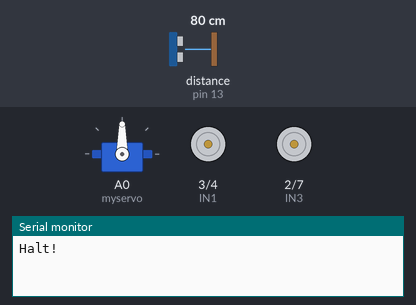
The sketch below on a simulated Arduino Uno, built with avr-gcc and run on an emulated ATmega328P. Shown: servo, motor-driver pin pairs drawn as motors (green arrow = first pin HIGH = forward, orange = second pin HIGH = backward, longer = more drive, scaled by the enable pin), the last lines printed to the serial monitor. Wiring (inferred from the names in the program): ultrasonic range finder: trigger pin 12; echo pin 13. The test bench sets the inputs (shaded band); at power-on: distance to the obstacle (sensor on pin 13) 80 cm. The echo pulse lasts 58.3 µs per cm.

Above: at 0.05 s.
At 3.0 s:
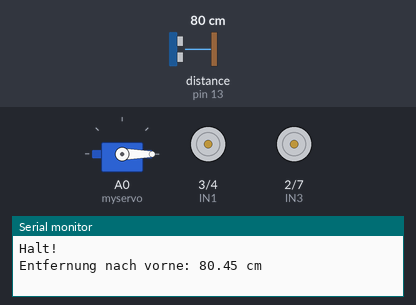
At 6.0 s:
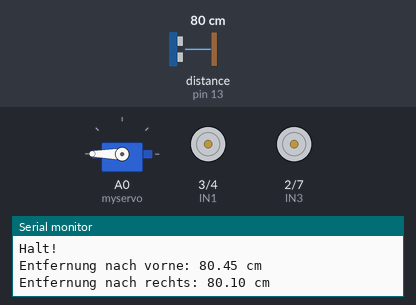
At 12.0 s:
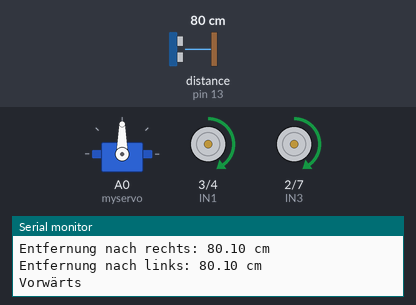
Timing chart, 0 to 18.2 s (numbered marks = the images above):
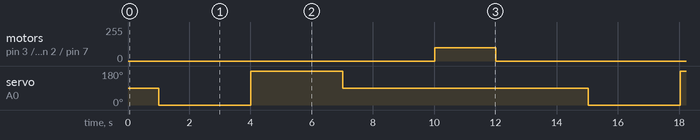

Measured:
- by itself, motor on pin 3 (IN1) / pin 4 (IN2), motor on pin 2 (IN3) / pin 7 (IN4): alternates forward 100/255 for 2.0 s and stopped for 12.0 s
- by itself, servo on A0 (myservo): repeats every 14.0 s: 180° 3.0 s, 90° 8.0 s, 0° 3.0 s

The sketch:

Hindernis_erkennen_mit_Stop.ino
```cpp
#include <Servo.h>  // Bibliothek für Servo-Motoren

Servo myservo;      // Erstellen eines Servo-Objekts zum Steuern des Servos

int Trig = 12;     // Pin für den Triggersensor
int Echo = 13;    // Pin für den Echosensor

// Pin-Definitionen für die Motorsteuerung
#define ENA 5
#define ENB 6
#define IN1 3
#define IN2 4
#define IN3 2
#define IN4 7

// Geschwindigkeit des Autos
int carSpeed = 100;

// Funktion zur Messung der Entfernung mit dem Ultraschallsensor
float GetDistance() {
  float distance;

  // Auslösen des Ultraschallsensors
  digitalWrite(Trig, LOW);
  delayMicroseconds(2);
  digitalWrite(Trig, HIGH);
  delayMicroseconds(10);
  digitalWrite(Trig, LOW);

  // Berechnung der Entfernung basierend auf der Zeit bis zum Echo
  distance = pulseIn(Echo, HIGH) / 58.00;

  return distance;
}

// Funktion zum Vorwärtsfahren
void geradeAus() {
  analogWrite(ENA, carSpeed);
  analogWrite(ENB, carSpeed);
  digitalWrite(IN1, HIGH);
  digitalWrite(IN2, LOW);
  digitalWrite(IN3, HIGH);
  digitalWrite(IN4, LOW);
  Serial.println("Vorwärts");
}

// Funktion zum Rechtsfahren
void rechtsFahren() {
  analogWrite(ENA, carSpeed);
  analogWrite(ENB, carSpeed);
  digitalWrite(IN1, HIGH);
  digitalWrite(IN2, LOW);
  digitalWrite(IN3, LOW);
  digitalWrite(IN4, HIGH);
  Serial.println("Rechts");
}

// Funktion zum Linksfahren
void linksFahren() {
  analogWrite(ENA, carSpeed);
  analogWrite(ENB, carSpeed);
  digitalWrite(IN1, LOW);
  digitalWrite(IN2, HIGH);
  digitalWrite(IN3, HIGH);
  digitalWrite(IN4, LOW);
  Serial.println("Links");
}

// Funktion zum Anhalten
void stopCar() {
  analogWrite(ENA, 0);
  analogWrite(ENB, 0);
  Serial.println("Halt!");
}

// Funktion zur Messung der Entfernungen nach vorne, links und rechts
void measureDistances(float &forwardDistance, float &leftDistance, float &rightDistance) {
  // Messen der Entfernung nach vorne
  myservo.write(90);  // Servo auf 90 Grad (vorne) einstellen
  delay(1000);         // Kurze Wartezeit, damit der Servo seine Position erreicht
  forwardDistance = GetDistance();
  Serial.print("Entfernung nach vorne: ");
  Serial.print(forwardDistance);
  Serial.println(" cm");

  // Messen der Entfernung nach rechts
  myservo.write(0);  // Servo auf 0 Grad (rechts) einstellen
  delay(3000);        // Kurze Wartezeit, damit der Servo seine Position erreicht
  rightDistance = GetDistance();
  Serial.print("Entfernung nach rechts: ");
  Serial.print(rightDistance);
  Serial.println(" cm");

  // Messen der Entfernung nach links
  myservo.write(180);  // Servo auf 180 Grad (links) einstellen
  delay(3000);          // Kurze Wartezeit, damit der Servo seine Position erreicht
  leftDistance = GetDistance();
  Serial.print("Entfernung nach links: ");
  Serial.print(leftDistance);
  Serial.println(" cm");

  // Servo wieder in die mittlere Position zurücksetzen
  myservo.write(90);
  delay(3000);
}

void setup() {
  // Initialisierung des Servos
  myservo.attach(A0, 700, 2400);
  Serial.begin(9600);

  // Initialisierung der Pins als Eingänge oder Ausgänge
  pinMode(Echo, INPUT);
  pinMode(Trig, OUTPUT);

  // Motorpins als Ausgang definieren
  pinMode(IN1, OUTPUT);
  pinMode(IN2, OUTPUT);
  pinMode(IN3, OUTPUT);
  pinMode(IN4, OUTPUT);
  pinMode(ENA, OUTPUT);
  pinMode(ENB, OUTPUT);

  // Anfangsstellung des Autos
  stopCar();
}

void loop() {
  float forwardDistance, leftDistance, rightDistance;

  // Messen und Ausgeben der Entfernungen
  measureDistances(forwardDistance, leftDistance, rightDistance);

  if (forwardDistance > 20) {
    // Vorwärtsfahren für 2 Sekunden
    geradeAus();
    delay(2000);
    stopCar();
  } else if (rightDistance > 20) {
    // Rechtsfahren für 2 Sekunden
    rechtsFahren();
    delay(2000);
    stopCar();
  } else if (leftDistance > 20) {
    // Linksfahren für 2 Sekunden
    linksFahren();
    delay(2000);
    stopCar();
  } else {
    // Wenn kein Weg frei ist, anhalten
    stopCar();
  }

  // Kurze Pause zwischen den Messungen
  delay(2000);
}
```
